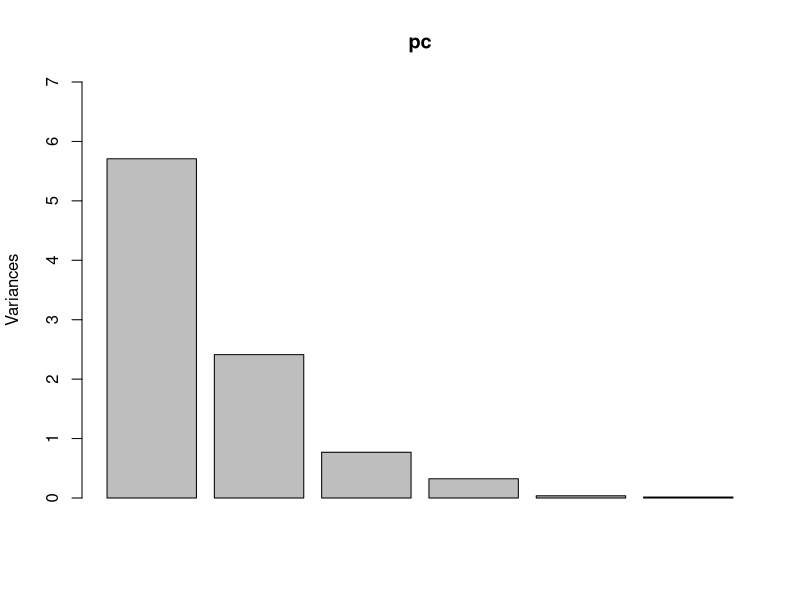
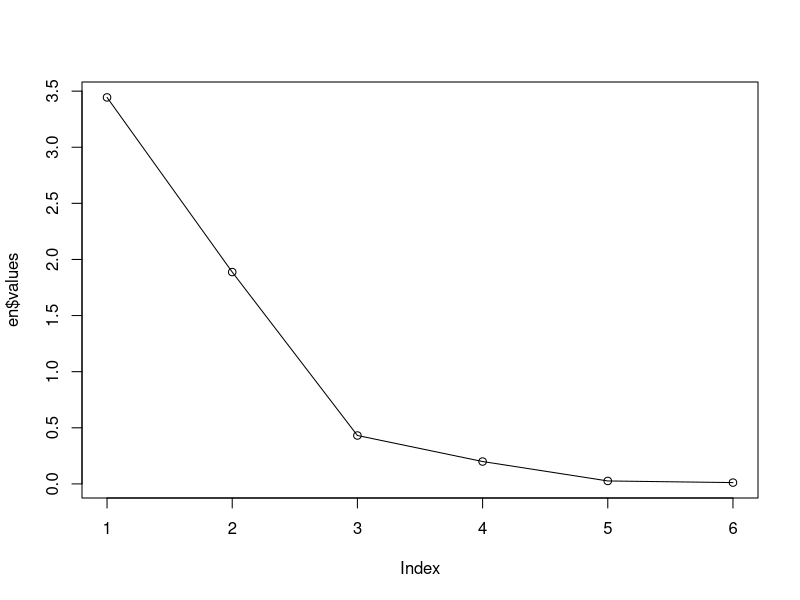

Generate these figures, in order, with R:
s1<-c(1,2,1,2,3,4,2,3,4,5)
s2<-c(1,3,1,2,3,4,2,4,3,4)
s3<-c(2,3,2,3,2,3,5,3,4,2)
s4<-c(2,4,2,3,2,3,5,3,4,1)
s5<-c(4,5,4,5,2,1,5,2,4,3)
s6<-c(4,3,4,4,2,1,5,2,4,2)
subject <- data.frame(s1,s2,s3,s4,s5,s6)
pc<-prcomp(subject)
summary(pc)
plot(pc,ylim=c(0,7))
par(mfrow=c(1,1))

en<-eigen(cor(subject))
str(en)

en$values

plot(en$values,type = 'o')

cor(subject)
#s1 = s2  s3= s4 s5 = s6

#
result<-factanal(subject, factors = 2, rotation = "varimax")
result

result<-factanal(subject, factors = 3
                 , rotation = "varimax"
                 ,scores = "regression")
result


